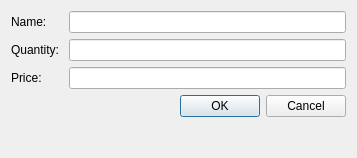
<?xml version="1.0" encoding="UTF-8"?>
<ui version="4.0">
 <class>insertItem</class>
 <widget class="QDialog" name="insertItem">
  <property name="geometry">
   <rect>
    <x>0</x>
    <y>0</y>
    <width>357</width>
    <height>158</height>
   </rect>
  </property>
  <property name="windowTitle">
   <string>Dialog</string>
  </property>
  <layout class="QGridLayout" name="gridLayout">
   <item row="0" column="0">
    <layout class="QFormLayout" name="formLayout">
     <item row="0" column="0">
      <widget class="QLabel" name="labelName">
       <property name="text">
        <string>Name: </string>
       </property>
      </widget>
     </item>
     <item row="0" column="1">
      <widget class="QLineEdit" name="lineEditName"/>
     </item>
     <item row="1" column="0">
      <widget class="QLabel" name="labelQty">
       <property name="text">
        <string>Quantity: </string>
       </property>
      </widget>
     </item>
     <item row="1" column="1">
      <widget class="QLineEdit" name="lineEditQty"/>
     </item>
     <item row="2" column="0">
      <widget class="QLabel" name="labelPrice">
       <property name="text">
        <string>Price: </string>
       </property>
      </widget>
     </item>
     <item row="2" column="1">
      <widget class="QLineEdit" name="lineEditPrice"/>
     </item>
     <item row="3" column="1">
      <widget class="QDialogButtonBox" name="buttonBox">
       <property name="orientation">
        <enum>Qt::Orientation::Horizontal</enum>
       </property>
       <property name="standardButtons">
        <set>QDialogButtonBox::StandardButton::Cancel|QDialogButtonBox::StandardButton::Ok</set>
       </property>
      </widget>
     </item>
    </layout>
   </item>
  </layout>
 </widget>
 <resources/>
 <connections>
  <connection>
   <sender>buttonBox</sender>
   <signal>accepted()</signal>
   <receiver>insertItem</receiver>
   <slot>accept()</slot>
   <hints>
    <hint type="sourcelabel">
     <x>248</x>
     <y>254</y>
    </hint>
    <hint type="destinationlabel">
     <x>157</x>
     <y>274</y>
    </hint>
   </hints>
  </connection>
  <connection>
   <sender>buttonBox</sender>
   <signal>rejected()</signal>
   <receiver>insertItem</receiver>
   <slot>reject()</slot>
   <hints>
    <hint type="sourcelabel">
     <x>316</x>
     <y>260</y>
    </hint>
    <hint type="destinationlabel">
     <x>286</x>
     <y>274</y>
    </hint>
   </hints>
  </connection>
 </connections>
</ui>
